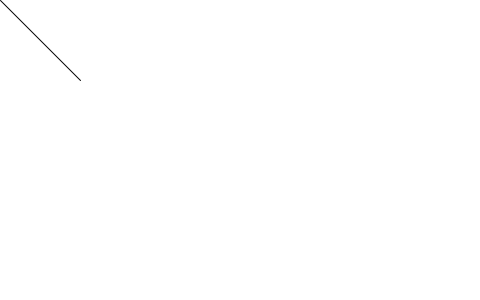
Frame 1 (no input)
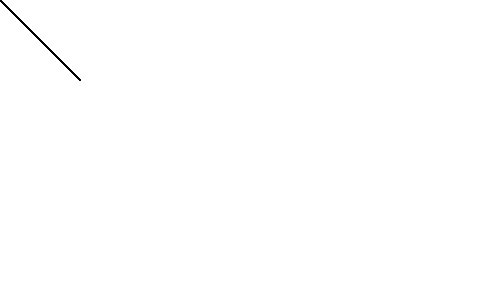
Frame 60 (the mouse pressed at the canvas centre just before this capture)
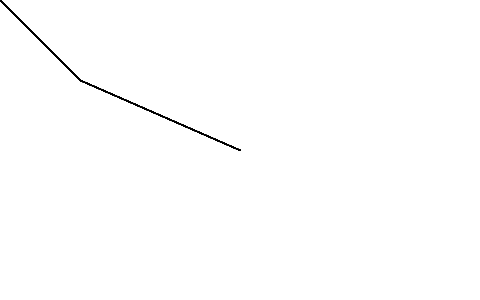
Frame 120 (the mouse held since frame 60 and released just before this capture)

The Processing sketch that drew these frames (run headless with seeded random() and noise(); from frame 60 on, the mouse is pressed at the canvas centre):

// Processing sketch: processing_11428
// ── processing_11428.pde

void setup() {
size(480, 300);
background(255);
smooth();
}
void draw() {
if (mousePressed) {
fill(0);
} else {
fill(255);
}
line(mouseX, mouseY, 80, 80);
}
